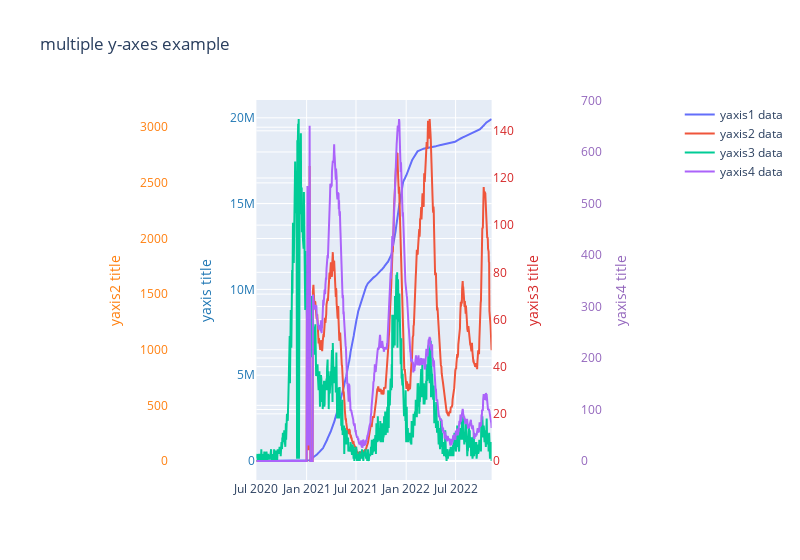

This figure's notebook cell:
### Code cell
#import plotly.graph_objects as go

fig = go.Figure()

fig.add_trace(go.Scatter(
    x=final_edited.index,
    y=final_edited['doses_administered_cumulative'],
    name="yaxis1 data"
))


fig.add_trace(go.Scatter(
    x=final_edited.index,
    y=final_edited['occupied_normal_beds'],
    name="yaxis2 data",
    yaxis="y2"
))

fig.add_trace(go.Scatter(
    x=final_edited.index,
    y=final_edited['daily_death_count'],
    name="yaxis3 data",
    yaxis="y3"
))

fig.add_trace(go.Scatter(
    x=final_edited.index,
    y=final_edited['occupied_intensive_care_beds'],
    name="yaxis4 data",
    yaxis="y4"
))


# Create axis objects
fig.update_layout(
    xaxis=dict(
        domain=[0.3, 0.7]
    ),
    yaxis=dict(
        title="yaxis title",
        titlefont=dict(
            color="#1f77b4"
        ),
        tickfont=dict(
            color="#1f77b4"
        )
    ),
    yaxis2=dict(
        title="yaxis2 title",
        titlefont=dict(
            color="#ff7f0e"
        ),
        tickfont=dict(
            color="#ff7f0e"
        ),
        anchor="free",
        overlaying="y",
        side="left",
        position=0.15
    ),
    yaxis3=dict(
        title="yaxis3 title",
        titlefont=dict(
            color="#d62728"
        ),
        tickfont=dict(
            color="#d62728"
        ),
        anchor="x",
        overlaying="y",
        side="right"
    ),
    yaxis4=dict(
        title="yaxis4 title",
        titlefont=dict(
            color="#9467bd"
        ),
        tickfont=dict(
            color="#9467bd"
        ),
        anchor="free",
        overlaying="y",
        side="right",
        position=0.85
    )
)

# Update layout properties
fig.update_layout(
    title_text="multiple y-axes example",
    width=800,
)

fig.show()

### Figure 1 — Plotly figure (JSON) as saved in the notebook; plotly's stock layout.template omitted (floating-point values rounded to 4 significant figures; data arrays with more than 128 entries replaced by an {"elided": "..."} marker saying what was removed)
{"data": [{"name": "yaxis1 data", "type": "scatter", "x": {"elided": "863 str values"}, "y": {"elided": "863 int values"}}, {"name": "yaxis2 data", "type": "scatter", "x": {"elided": "863 str values"}, "y": {"elided": "863 int values"}, "yaxis": "y2"}, {"name": "yaxis3 data", "type": "scatter", "x": {"elided": "863 str values"}, "y": {"elided": "863 int values"}, "yaxis": "y3"}, {"name": "yaxis4 data", "type": "scatter", "x": {"elided": "863 str values"}, "y": {"elided": "863 int values"}, "yaxis": "y4"}], "layout": {"title": {"text": "multiple y-axes example"}, "width": 800, "xaxis": {"domain": [0.3, 0.7]}, "yaxis": {"tickfont": {"color": "#1f77b4"}, "title": {"font": {"color": "#1f77b4"}, "text": "yaxis title"}}, "yaxis2": {"anchor": "free", "overlaying": "y", "position": 0.15, "side": "left", "tickfont": {"color": "#ff7f0e"}, "title": {"font": {"color": "#ff7f0e"}, "text": "yaxis2 title"}}, "yaxis3": {"anchor": "x", "overlaying": "y", "side": "right", "tickfont": {"color": "#d62728"}, "title": {"font": {"color": "#d62728"}, "text": "yaxis3 title"}}, "yaxis4": {"anchor": "free", "overlaying": "y", "position": 0.85, "side": "right", "tickfont": {"color": "#9467bd"}, "title": {"font": {"color": "#9467bd"}, "text": "yaxis4 title"}}}}
